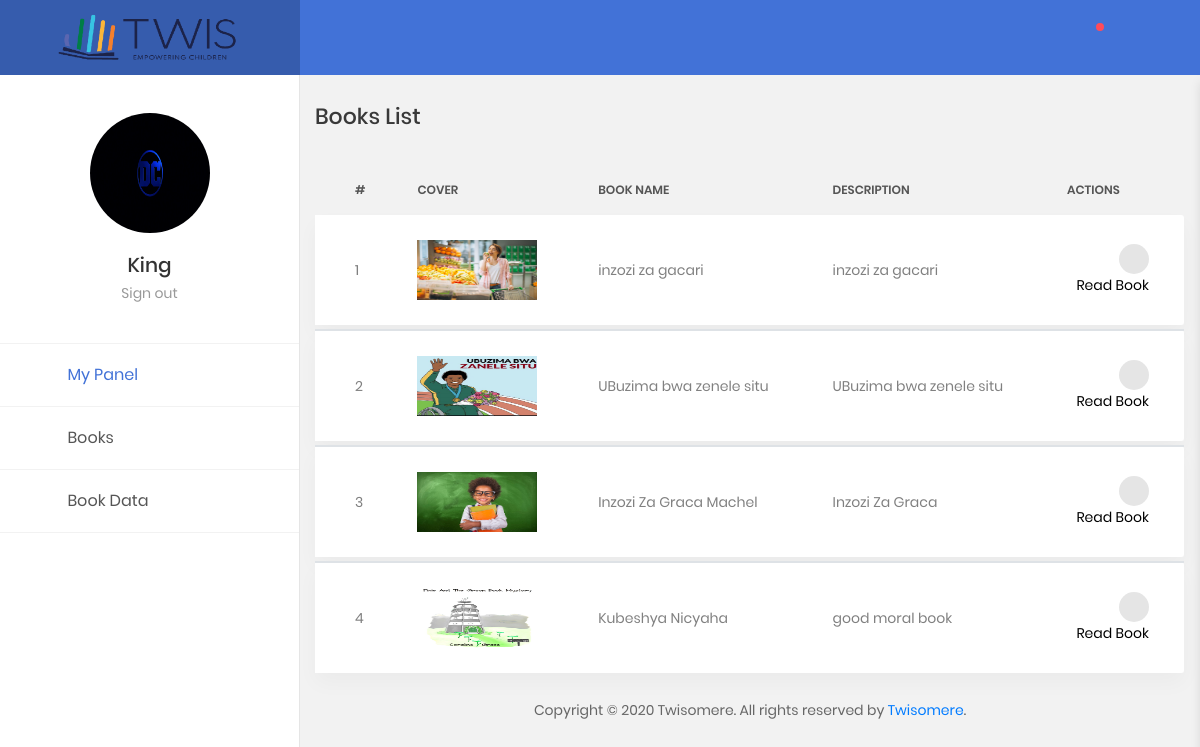
Screenshot of /master/school_student/index.php?view_book (signed in) with the database file from the repository.
### tables this page shows
CREATE TABLE `school` (
  `school_id` int(250) NOT NULL,
  `sub_id` int(250) NOT NULL,
  `school_name` varchar(250) NOT NULL,
  `school_email` varchar(250) NOT NULL,
  `school_password` varchar(255) NOT NULL,
  `school_tel` varchar(250) NOT NULL,
  `school_status` int(11) NOT NULL,
  `school_profile` varchar(255) NOT NULL
);

CREATE TABLE `student` (
  `student_id` int(250) NOT NULL,
  `school_id` int(250) DEFAULT NULL,
  `student_Fname` varchar(250) NOT NULL,
  `student_Lname` varchar(250) NOT NULL,
  `student_gender` varchar(20) NOT NULL,
  `student_username` varchar(255) NOT NULL,
  `student_password` varchar(255) NOT NULL,
  `level_id` int(250) NOT NULL,
  `parent_id` int(250) DEFAULT NULL,
  `student_profile` varchar(255) NOT NULL
);

CREATE TABLE `book` (
  `book_id` int(250) NOT NULL,
  `book_author` varchar(250) NOT NULL,
  `book_name` varchar(250) NOT NULL,
  `book_summary` varchar(250) NOT NULL,
  `book_cover` longtext NOT NULL,
  `book_attachment` varchar(250) NOT NULL,
  `level_id` int(250) NOT NULL,
  `book_quiz` longtext NOT NULL
);

### master/school_student/view_books.php (the view, shortened to what this page needs)
<div class="container-fluid">
     <br>
      <div class="row" id="loader_general_admin1">
        <?php
            if ($sub_plan != $check_data) {
                ?>
                <div class="col-lg-12">
                    <h3 class="title-5 m-b-35">Books List</h3>
                    <div class="table-responsive table-responsive-data2">
                        <table class="table table-data2" id="Table1">
                            <thead>
                                <tr>
                                    <th>#</th>
                                    <th>Cover</th>
                                    <th>Book Name</th>
                                    <th>Description</th>
                                    <th>Actions</th>
                                </tr>
                            </thead>
                                    <?php
                                    $sql5="SELECT * from book where level_id='$s_level' ";
                                    $result5=$conn->query($sql5);
                                    $a=1;
                                    while ($row5 = $result5->fetch_assoc()) {
                                    $b_name=$row5['book_name'];
                                    $b_descr=$row5['book_summary'];
                                    $b_cover=$row5['book_cover'];
                                    $id1="Mine".$a;
                                    ?>
                            <tbody>
                                <tr class="tr-shadow">
                                    <td><?php echo $a ?></td>
                                    <td>
                                       <img style="height:60px;width: 120px;float: left;" src="../master/books/<?php echo $b_name ?>/<?php echo $b_cover ?>" alt="<?php echo $b_name ?>" />
                                    </td>
                                    <td><?php echo $b_name ?></td>
                                    <td><?php echo $b_descr ?></td>
                                    <td>
                                        <form action="index.php?add_favorite" method="post">
                                           <div class="table-data-feature">
                                                <button class="item" data-toggle="tooltip" data-placement="top" title="Add To Favorite" onclick="delete_book_data('<?php echo $id1 ?>');" >
                                                    <i class="zmdi zmdi-favorite"></i>
                                                </button>
                                            </div>
                                        </form>
                                        <form action="index.php?read_book_content" method="post">
                                           <div class="table-data-feature">
                                                <button data-toggle="tooltip" data-placement="top" title="View Book" >
                                                    Read Book
                                                </button>
                                            </div>
                                        </form>
                                    </td>
                                </tr>
                                <tr class="spacer"></tr>
                            </tbody>
                            <?php $a++; }  ?>
                        </table>
                    </div>
                </div>
                <?php
            }
        ?>
        </div>
    </div>

### master/school_student/index.php (shortened to what this page needs)
<!DOCTYPE html>
<?php
include "../config/connection.php";
if(isset($_SESSION['school_student_twis_data_2020']) == false){
    header("Location:../login.php");
}else{
    ?>
                                <?php
                                $sql1="SELECT * from student where student_username='$_SESSION[school_student_twis_data_2020]'";
                                $result1=$conn->query($sql1);
                                while ($row1 = $result1->fetch_assoc()) {
                                $s_username=$row1['student_username'];
                                $school=$row1['school_id'];
                                $s_level=$row1['level_id'];
                                $s_profile=$row1['student_profile'];
                                $sql2="SELECT * FROM school where school_id='$school' ";
                                $result2=$conn->query($sql2);
                                while ($row2 = $result2->fetch_assoc()) {
                                    $sub_plan=$row2['sub_id'];
                                    ?>
<html lang="en">
<head>
    <link href="../assets/css/font-face.css" rel="stylesheet" media="all">
    <link href="../assets/vendor/font-awesome-4.7/css/font-awesome.min.css" rel="stylesheet" media="all">
    <link href="../assets/vendor/font-awesome-5/css/fontawesome-all.min.css" rel="stylesheet" media="all">
    <link href="../assets/vendor/mdi-font/css/material-design-iconic-font.min.css" rel="stylesheet" media="all">
    <link href="../assets/vendor/bootstrap-4.1/bootstrap.min.css" rel="stylesheet" media="all">
    <link href="../assets/vendor/animsition/animsition.min.css" rel="stylesheet" media="all">
    <link href="../assets/vendor/bootstrap-progressbar/bootstrap-progressbar-3.3.4.min.css" rel="stylesheet" media="all">
    <link href="../assets/vendor/wow/animate.css" rel="stylesheet" media="all">
    <link href="../assets/vendor/css-hamburgers/hamburgers.min.css" rel="stylesheet" media="all">
    <link href="../assets/vendor/slick/slick.css" rel="stylesheet" media="all">
    <link href="../assets/vendor/select2/select2.min.css" rel="stylesheet" media="all">
    <link href="../assets/vendor/perfect-scrollbar/perfect-scrollbar.css" rel="stylesheet" media="all">
    <link href="../assets/vendor/vector-map/jqvmap.min.css" rel="stylesheet" media="all">
    <link href="../assets/css/theme.css" rel="stylesheet" media="all">
</head>
<body class="animsition">
    <div class="page-wrapper">
        <aside class="menu-sidebar2">
            <div class="logo">
                <a href="index.php">
                    <img src="../assets/images/icon/logo.png" alt="Twisomere" />
                </a>
            </div>
                                                        <?php
                                                            if (empty($s_profile)) {
                                                                $fileName = "avatar.png";
                                                            } else {
                                                                $fileName = "$s_profile";
                                                            }
                                                        ?>
            <div class="menu-sidebar2__content js-scrollbar1">
                <div class="account2">
                    <div class="image img-cir img-120">
                        <img src="student_profiles/<?php echo $fileName ?>" alt="<?php echo $s_username ?>" style="width:100%;height: 100%;" />
                    </div>
                    <h4 class="name"><?php echo $s_username ?></h4>
                    <a href="?sign=out" id="logout">Sign out</a>
                </div>
                <nav class="navbar-sidebar2">
                    <ul class="list-unstyled navbar__list">
                        <li class="active has-sub">
                            <a class="js-arrow" href="index.php">
                                <i class="fas fa-tachometer-alt"></i>My Panel
                            </a>
                        </li>
                        <li>
                            <a href="index.php?view_book">
                                <i class="fas fa-book"></i>Books</a>
                        </li>
                        <li class="has-sub">
                            <a class="js-arrow" href="#">
                                <i class="fas fa-file"></i>Book Data
                                <span class="arrow">
                                    <i class="fas fa-angle-down"></i>
                                </span>
                            </a>
                        </li>
                    </ul>
                </nav>
            </div>
        </aside>
        <div class="page-container2">
            <header class="header-desktop2">
                <div class="section__content section__content--p30">
                    <div class="container-fluid">
                        <div class="header-wrap2">
                            <div class="header-button2">
                                <div class="header-button-item js-item-menu">
                                    <i class="zmdi zmdi-search"></i>
                                </div>
                                <div class="header-button-item has-noti js-item-menu">
                                    <i class="zmdi zmdi-notifications"></i>
                                </div>
                                <div class="header-button-item mr-0 js-sidebar-btn">
                                    <i class="zmdi zmdi-menu"></i>
                                </div>
                            </div>
                        </div>
                    </div>
                </div>
            </header>
            <section >
                <br>
                <br>
                <br>
            </section>
    <?php
        $check_data=0;
            ?>
            <?php
        if(isset($_GET['home']))
        {
            include("home.php");
        }
         elseif(isset($_GET['view_book']))
        {
            include("view_books.php");
        }
         elseif(isset($_GET['read_book_content']))
        {
            include("read_book.php");
        }
         elseif(isset($_GET['settings']))
        {
            include("settings.php");
        }
        elseif(isset($_GET['profile']))
        {
            include("profile.php");
        }
         elseif(isset($_GET['update_profile']))
        {
            include("complete_profile_update_data.php");
        }
         elseif(isset($_GET['add_favorite']))
        {
            include("create_favorite.php");
        }
         elseif(isset($_GET['remarks']))
        {
            include("remarks.php");
        }
         elseif(isset($_GET['send_remarks']))
        {
            include("send_remarks.php");
        }
         else
        {
            include("home.php");
        }
        ?>
            <section>
                <div class="container-fluid">
                    <div class="row">
                        <div class="col-md-12">
                            <div class="copyright">
                                <p>Copyright © 2020 Twisomere. All rights reserved by <a href="#">Twisomere</a>.</p>
                            </div>
                        </div>
                    </div>
                </div>
            </section>
        </div>
    </div>
</body>
</html>
<?php
}
}
}
?>

### rows the page displays
student: student_username "King"
school: student.student_profile (picture)
book: book_name+book_cover (picture), book_name "inzozi za gacari", book_summary "inzozi za gacari"
book: book_name+book_cover (picture), book_name "UBuzima bwa zenele situ", book_summary "UBuzima bwa zenele situ"
book: book_name+book_cover (picture), book_name "Inzozi Za Graca Machel", book_summary "Inzozi Za Graca"
book: book_name+book_cover (picture), book_name "Kubeshya Nicyaha", book_summary "good moral book"
